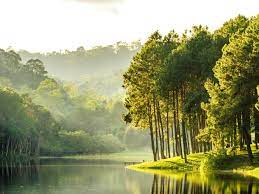
#> input picture Image/nature.jpg, 259 x 194 px, found by its file name
$ jupyter execute --allow-errors IVP501_Assignment1.ipynb
#> lines starting #> are read from the running program, lines starting #| are printed output that depends on the picture
<a href="https://colab.research.google.com/github/ngoan22mse23088/ImageVideoProcessing/blob/master/IVP501_Assignment1.ipynb" target="_parent"></a>

[cell 1]
import numpy as np
import matplotlib.pyplot as plt
from PIL import Image
from urllib.request import urlopen

# Image URL on GitHub
image_url = 'https://github.com/ngoan22mse23088/ImageVideoProcessing/blob/master/Image/nature.jpg?raw=true'

# Download the image
image_data = urlopen(image_url)

# Convert the downloaded data to a PIL Image object
pil_image = Image.open(image_data)
#> pil_image is the input picture: PIL image 259x194 RGB; mean R, G, B 152.2, 153.9, 112.1

# Convert PIL Image to NumPy array
img = np.array(pil_image)

# Repeat with different number of bits
for no_of_bit in range(1, 9):
    # Quantize to a given number of bits
    no_of_level = 2 ** no_of_bit
    level_gap = 256 / no_of_level

    # Quantization
    quantized_img = np.uint8(np.ceil(img / level_gap) * level_gap - 1)

    # Plot image
    plt.subplot(2, 4, no_of_bit)
    plt.imshow(quantized_img)
    plt.axis('off')

    # Image caption and saving
    if no_of_bit == 1:
        name = str(no_of_bit) + '-bit'
    else:
        name = str(no_of_bit) + '-bits'

    plt.title(name)

plt.tight_layout()
plt.show()

[cell 2]
import numpy as np
import matplotlib.pyplot as plt
from PIL import Image
from urllib.request import urlopen

# Image URL on GitHub
image_url = 'https://github.com/ngoan22mse23088/ImageVideoProcessing/raw/master/Image/nature.jpg'

# Download the image
image_data = urlopen(image_url)

# Convert the downloaded data to a PIL Image object
pil_image = Image.open(image_data)

# Convert PIL Image to NumPy array
img = np.array(pil_image).astype(float) / 255.0

# Brightness adjustment by intensity scaling
scale = 2.5  # Lighter
scaled_img = scale * img

# Plot images
plt.subplot(1, 2, 1)
plt.imshow(img, vmin=0, vmax=1)
plt.title('Original Image')

plt.subplot(1, 2, 2)
plt.imshow(scaled_img, vmin=0, vmax=1)
plt.title('Scaled Image with scale factor = 2.5')

# Save the scaled image
plt.savefig('Brightness_Lighter.jpg')
plt.show()

[cell 3]
import numpy as np
import matplotlib.pyplot as plt
from PIL import Image
from urllib.request import urlopen

# URLs of the images on GitHub
image1_url = 'https://github.com/ngoan22mse23088/ImageVideoProcessing/raw/master/Image/messi.jpg'
image2_url = 'https://github.com/ngoan22mse23088/ImageVideoProcessing/raw/master/Image/ronaldo.jpg'

# Download the images
image1_data = urlopen(image1_url)
image2_data = urlopen(image2_url)

# Convert the downloaded data to PIL Image objects
image1 = Image.open(image1_data)
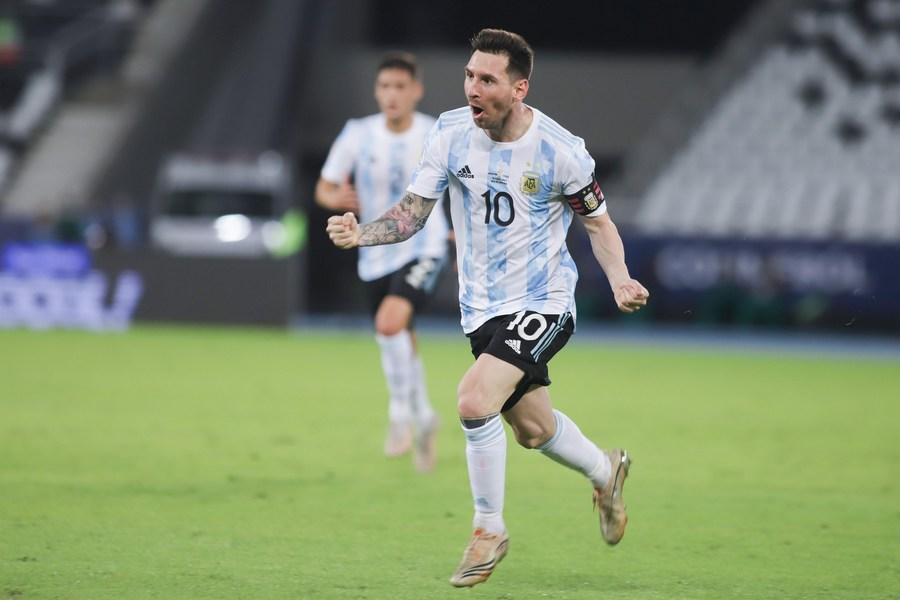
#> input picture Image/ronaldo.jpg, 900 x 600 px, found by its file name
#> image1 is the input picture: PIL image 900x600 RGB; mean R, G, B 120.9, 133.8, 108
image2 = Image.open(image2_data)

# Resize image1 to match the desired size
desired_size = (275, 183)
image1 = image1.resize(desired_size)
#> image1: PIL image 275x183 RGB

# Convert PIL Images to NumPy arrays
I1 = np.array(image1)
I2 = np.array(image2)

# Perform bitwise AND operation
I_and = np.bitwise_and(I1, I2)
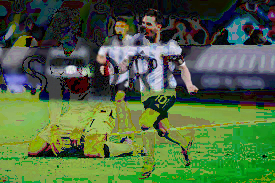
#> I_and: shape (183, 275, 3); mean R, G, B 79.5, 104.2, 66.1

# Plot images
plt.subplot(1, 2, 1)
plt.imshow(I1)
plt.title('Messi')

plt.subplot(1, 2, 2)
plt.imshow(I2)
plt.title('Ronaldo')

plt.figure()
plt.imshow(I_and, cmap='gray', vmin=0, vmax=255)
plt.title('AND Image')

# Save the AND image
plt.savefig('AND_image.jpg')
plt.show()

[cell 4]
import numpy as np
import matplotlib.pyplot as plt
from PIL import Image
from urllib.request import urlopen

# Image URL on GitHub
image_url = 'https://github.com/ngoan22mse23088/ImageVideoProcessing/raw/master/Image/nature.jpg'

# Download the image
image_data = urlopen(image_url)

# Convert the downloaded data to a PIL Image object
pil_image = Image.open(image_data)

# Convert PIL Image to NumPy array
img = np.array(pil_image).astype(float) / 255.0

# Contrast enhancement by changing 'gamma' characteristics
# gamma = 1.0  # Unchanged
# gamma = 0.3  # Decrease contrast
gamma = 1.8  # Increase contrast
gamma_img = img ** gamma
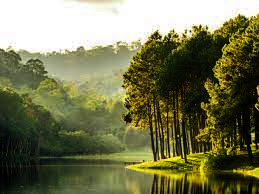
#> gamma_img: shape (194, 259, 3) float64; mean R, G, B 0.461, 0.465, 0.321

# Plot images
plt.subplot(1, 2, 1)
plt.imshow(img)
plt.title('Original Image')

plt.subplot(1, 2, 2)
plt.imshow(gamma_img)
plt.title('Contrast Enhancement by gamma = 1.8')

# Save the contrast-enhanced image
plt.savefig('Contrast_Increase.png')
plt.show()

[cell 5]
import numpy as np
import matplotlib.pyplot as plt
from skimage.io import imread
from skimage.transform import warp, AffineTransform

# Load image from Git repository
Img = imread('https://raw.githubusercontent.com/ngoan22mse23088/ImageVideoProcessing/master/Image/nature.jpg')

# Rotation an angle = 45 degrees
rotation_matrix = np.array([[np.cos(np.deg2rad(45)), -np.sin(np.deg2rad(45)), 0],
                            [np.sin(np.deg2rad(45)), np.cos(np.deg2rad(45)), 0],
                            [0, 0, 1]])
Imga = warp(Img, AffineTransform(matrix=rotation_matrix))
plt.subplot(2, 2, 1)
plt.imshow(Imga)
plt.title('Image Rotated 45 degrees')

# Scaling with a factor = 2.0
scaling_matrix = np.array([[2.0, 0, 0],
                           [0, 2.0, 0],
                           [0, 0, 1]])
Imgb = warp(Img, AffineTransform(matrix=scaling_matrix))
plt.subplot(2, 2, 2)
plt.imshow(Imgb)
plt.title('Image Scaled with factor 2.0')

# Translation 30 pixels on x and 20 pixels on y
translation_matrix = np.array([[1, 0, 30],
                               [0, 1, 20],
                               [0, 0, 1]])
Imgc = warp(Img, AffineTransform(matrix=translation_matrix),
            output_shape=(Img.shape[0]+20, Img.shape[1]+30))
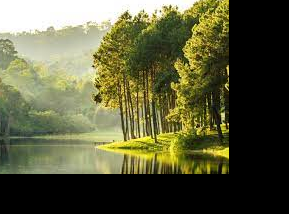
#> Imgc: shape (214, 289, 3) float64; mean R, G, B 0.362, 0.364, 0.239
plt.subplot(2, 2, 3)
plt.imshow(Imgc)
plt.title('Image Translation 30 px on x and 20 px on y')

# Shearing
shearing_matrix = np.array([[1, 3, 0],
                            [2, 1, 0],
                            [0, 0, 1]])
Imgd = warp(Img, AffineTransform(matrix=shearing_matrix))
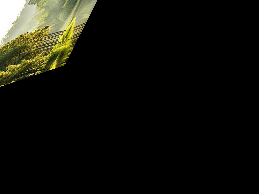
#> Imgd: shape (194, 259, 3) float64; mean R, G, B 0.0699, 0.0696, 0.0457
plt.subplot(2, 2, 4)
plt.imshow(Imgd)
plt.title('Image Shearing with factor [2, 3]')

plt.tight_layout()
plt.show()

[cell 6]
import numpy as np
import matplotlib.pyplot as plt
from skimage.io import imread, imshow
from skimage.util import img_as_ubyte

# Load image from Git repository
Img = imread('https://raw.githubusercontent.com/ngoan22mse23088/ImageVideoProcessing/master/Image/swamp.jpg')
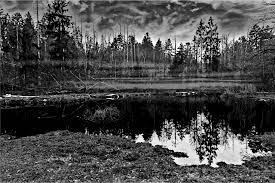
#> input picture Image/swamp.jpg, 275 x 183 px, found by its file name
#> Img is the input picture: shape (183, 275, 3); min 0, max 255, mean 74.1

# Normalize image to range [0, 1]
Img = img_as_ubyte(Img)
#a. Contrast with identity transformation
x = np.arange(256, dtype=np.uint8)
plt.plot(x)
plt.xlim([0, 255])
plt.ylim([0, 255])
plt.title('Identity Transformation')
plt.show()
#> figure, not shown here; curve peaks at x = 255, y = 255
Img_idt = x[Img]
plt.figure()
plt.subplot(1, 2, 1)
imshow(Img)
plt.title('Original Image')
plt.subplot(1, 2, 2)
imshow(Img_idt)
plt.title('Adjusted Image')
plt.show()

#b. Contrast with negative transformation
Img_cpm = 255 - Img
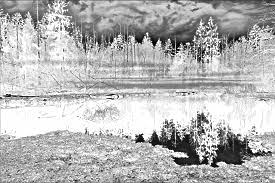
#> Img_cpm: shape (183, 275, 3); min 0, max 255, mean 180.9
plt.figure()
plt.subplot(1, 2, 1)
imshow(Img)
plt.title('Original Image')
plt.subplot(1, 2, 2)
imshow(Img_cpm)
plt.title('Adjusted Image')
plt.show()

#c. Contrast with logarithm transformation
x = np.arange(256)
c = 255 / np.log(256)
y = c * np.log(x + 1)

plt.plot(y)
plt.xlim([0, 255])
plt.ylim([0, 255])
plt.title('Logarithm Transformation')
plt.show()
#> figure, not shown here; curve peaks at x = 255, y = 255

# Apply logarithm transformation to the image
Img_log = y[img_as_ubyte(Img * 255 / np.max(Img))] / 255
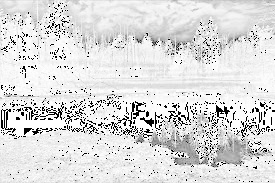
#> Img_log: shape (183, 275, 3) float64; min 0, max 1, mean 0.864
plt.figure()
plt.subplot(1, 2, 1)
imshow(Img)
plt.title('Original Image')
plt.subplot(1, 2, 2)
imshow(Img_log)
plt.title('Adjusted Image')
plt.show()

#d. Contrast with inverse logarithm transformation
x = np.arange(256)
c = 255 / np.log(4096)
y = np.exp(x / c) - 1

plt.plot(y)
plt.xlim([0, 255])
plt.ylim([0, 255])
plt.title('Inverse Logarithm Transformation')
plt.show()
#> figure, not shown here; curve peaks at x = 255, y = 4095

# Apply inverse logarithm transformation to the image
Img_invlog = y[img_as_ubyte(Img * 255 / np.max(Img))] / 255
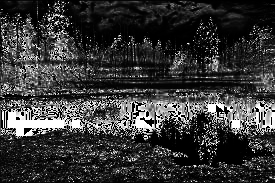
#> Img_invlog: shape (183, 275, 3) float64; min 0, max 16.06, mean 3.49; drawn with min black and max white
plt.figure()
plt.subplot(1, 2, 1)
imshow(Img)
plt.title('Original Image')
plt.subplot(1, 2, 2)
imshow(Img_invlog)
plt.title('Adjusted Image')
plt.show()
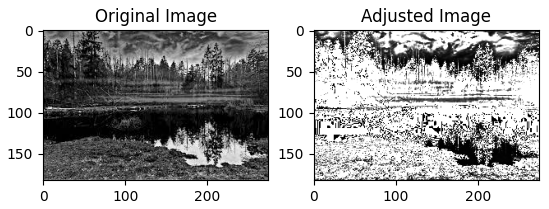
#> figure drawn by matplotlib, 2 panels

#e. Contrast with piecewise linear transformation
y = np.zeros(256)
y[:175] = np.arange(175)
y[175:201] = 255
#> (the rest of this cell did not finish here and is left out)
